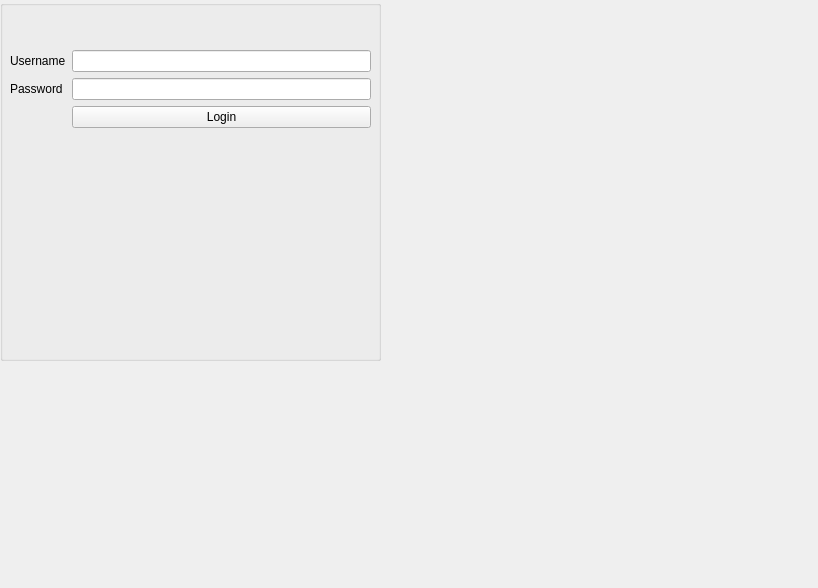
<?xml version="1.0" encoding="UTF-8"?>
<ui version="4.0">
 <class>RegistrationPage</class>
 <widget class="QWidget" name="RegistrationPage">
  <property name="geometry">
   <rect>
    <x>0</x>
    <y>0</y>
    <width>818</width>
    <height>588</height>
   </rect>
  </property>
  <property name="windowTitle">
   <string>Form</string>
  </property>
  <widget class="QGroupBox" name="groupBox">
   <property name="layoutDirection">
    <enum>Qt::LeftToRight</enum>
   </property>
   <property name="title">
    <string/>
   </property>
   <property name="alignment">
    <set>Qt::AlignCenter</set>
   </property>
   <widget class="QWidget" name="layoutWidget">
    <property name="geometry">
     <rect>
      <x>10</x>
      <y>50</y>
      <width>361</width>
      <height>261</height>
     </rect>
    </property>
    <layout class="QFormLayout" name="formLayout">
     <item row="0" column="0">
      <widget class="QLabel" name="label_username">
       <property name="text">
        <string>Username</string>
       </property>
      </widget>
     </item>
     <item row="0" column="1">
      <widget class="QLineEdit" name="lineEdit_username"/>
     </item>
     <item row="1" column="0">
      <widget class="QLabel" name="label_password">
       <property name="text">
        <string>Password</string>
       </property>
      </widget>
     </item>
     <item row="1" column="1">
      <widget class="QLineEdit" name="lineEdit_password"/>
     </item>
     <item row="2" column="1">
      <widget class="QPushButton" name="pushButton_login">
       <property name="text">
        <string>Login</string>
       </property>
      </widget>
     </item>
    </layout>
   </widget>
  </widget>
 </widget>
 <resources/>
 <connections/>
</ui>
